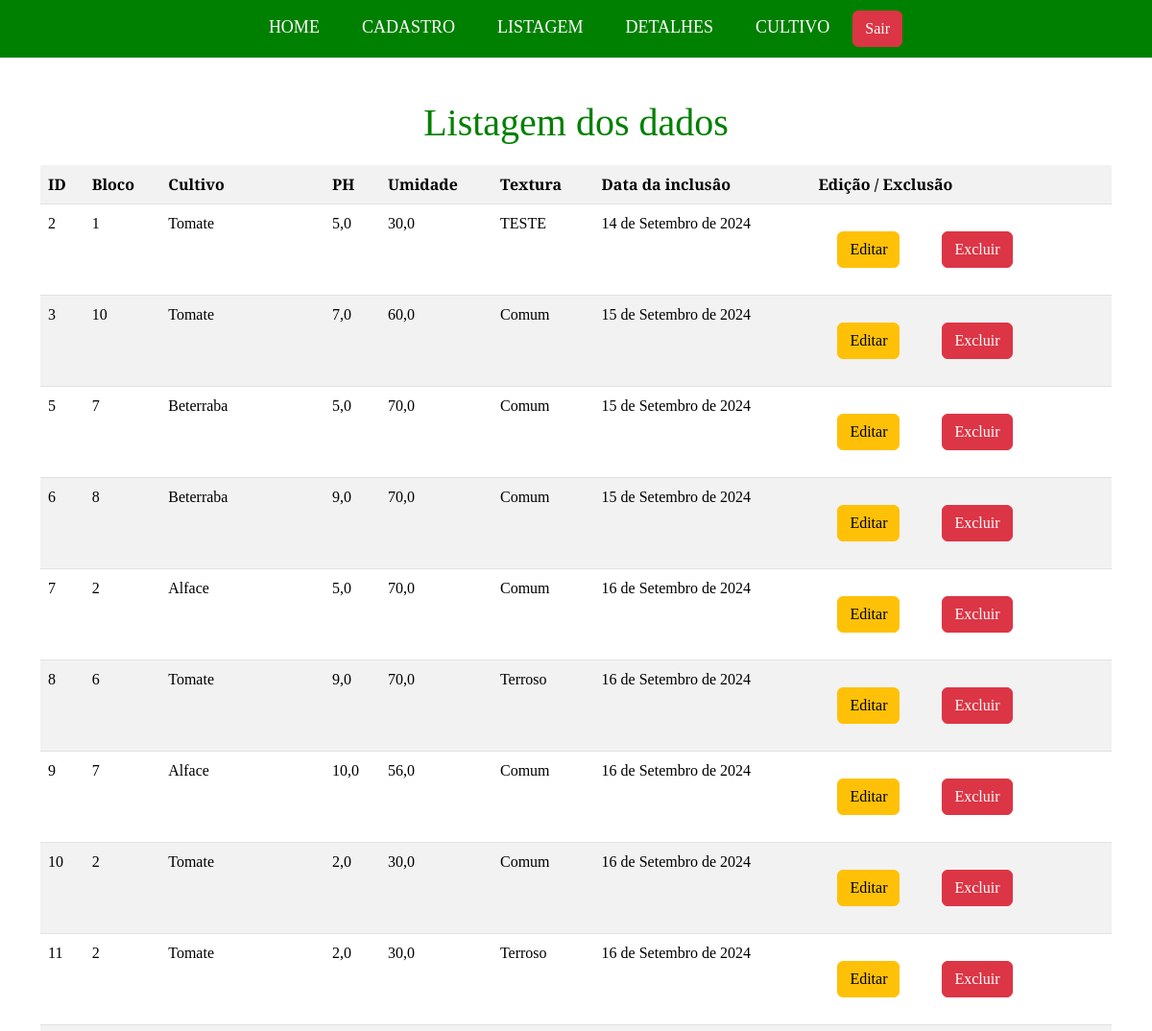
Before: /listagem_dados/ (signed in, upper part) with the older database file.
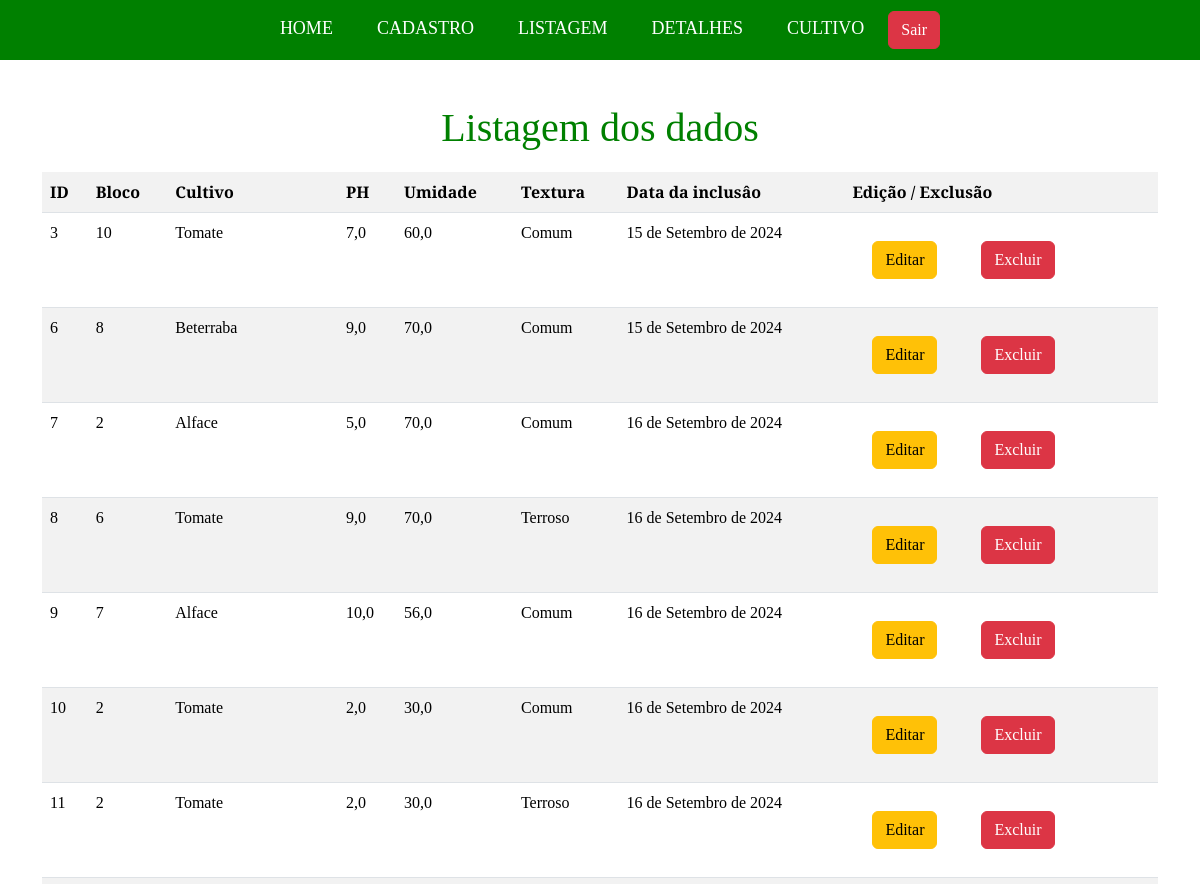
After: the same page with the newer database file.
### app_fazenda/models.py (models this page shows)
class Dados(models.Model):
    id = models.AutoField(primary_key=True)
    bloco = models.IntegerField()
    cultivo = models.TextField(max_length=255)
    ph = models.FloatField()
    umidade = models.FloatField()
    textura = models.TextField(max_length=255)
    data = models.DateField(auto_now_add=True)
    usuario = models.ForeignKey(get_user_model(), on_delete=models.CASCADE)

### app_fazenda/views.py (the view)
# urls.py: path('listagem_dados/', views.listagem, name='listagem_dados'),
@login_required
def listagem(request):
    if request.method == 'POST':
        form = DadosForm(request.POST)
        if form.is_valid():
            dados_instance = form.save(commit=False)  # Não salva ainda
            dados_instance.usuario = request.user  # Define o usuário
            dados_instance.save()  # Agora salva
            return redirect('listagem_dados')
        else:
            print(form.errors)  # Verificar quais erros estão presentes
            return render(request, 'dados/cadastro.html', {'form': form})
    else:
        form = DadosForm()
    dados = {
        'dados': Dados.objects.filter(usuario=request.user),  # Filtra pelos dados do usuário
        'form': form
    }
    return render(request, 'dados/listagem.html', dados)

### app_fazenda/templates/dados/listagem.html (shortened to what this page needs)
{% extends 'base.html' %}
{% block content %}
<h1>Listagem dos dados</h1>
<div style="align-items: center;">
    <table class="table table-striped">
        <tr>
            <th>ID</th>
            <th>Bloco</th>
            <th>Cultivo</th>
            <th>PH</th>
            <th>Umidade</th>
            <th>Textura</th>
            <th>Data da inclusâo</th>
            <th>Edição / Exclusão</th>
        </tr>
        {% for dado in dados %}
        <tr>
            <td>{{ dado.id }}</td>
            <td>{{ dado.bloco }}</td>
            <td>{{dado.cultivo }}</td>
            <td>{{ dado.ph }}</td>
            <td>{{ dado.umidade }}</td>
            <td>{{ dado.textura }}</td>
            <td>{{ dado.data }}</td>
            <td>
                <a href="{% url 'editar_dados' dado.pk %}" class="btn btn-warning">Editar</a>
                <a href="{% url 'excluir_dados' dado.pk %}" class="btn btn-danger">Excluir</a>
            </td>
        </tr>
        {% endfor %}
    </table>
</div>
{% endblock %}

Changed rows visible on the page:
removed Dados: id "2", bloco "1", cultivo "Tomate", ph "5,0", umidade "30,0", textura "TESTE", data "14 de Setembro de 2024"
removed Dados: id "5", bloco "7", cultivo "Beterraba", ph "5,0", umidade "70,0", textura "Comum", data "15 de Setembro de 2024"
